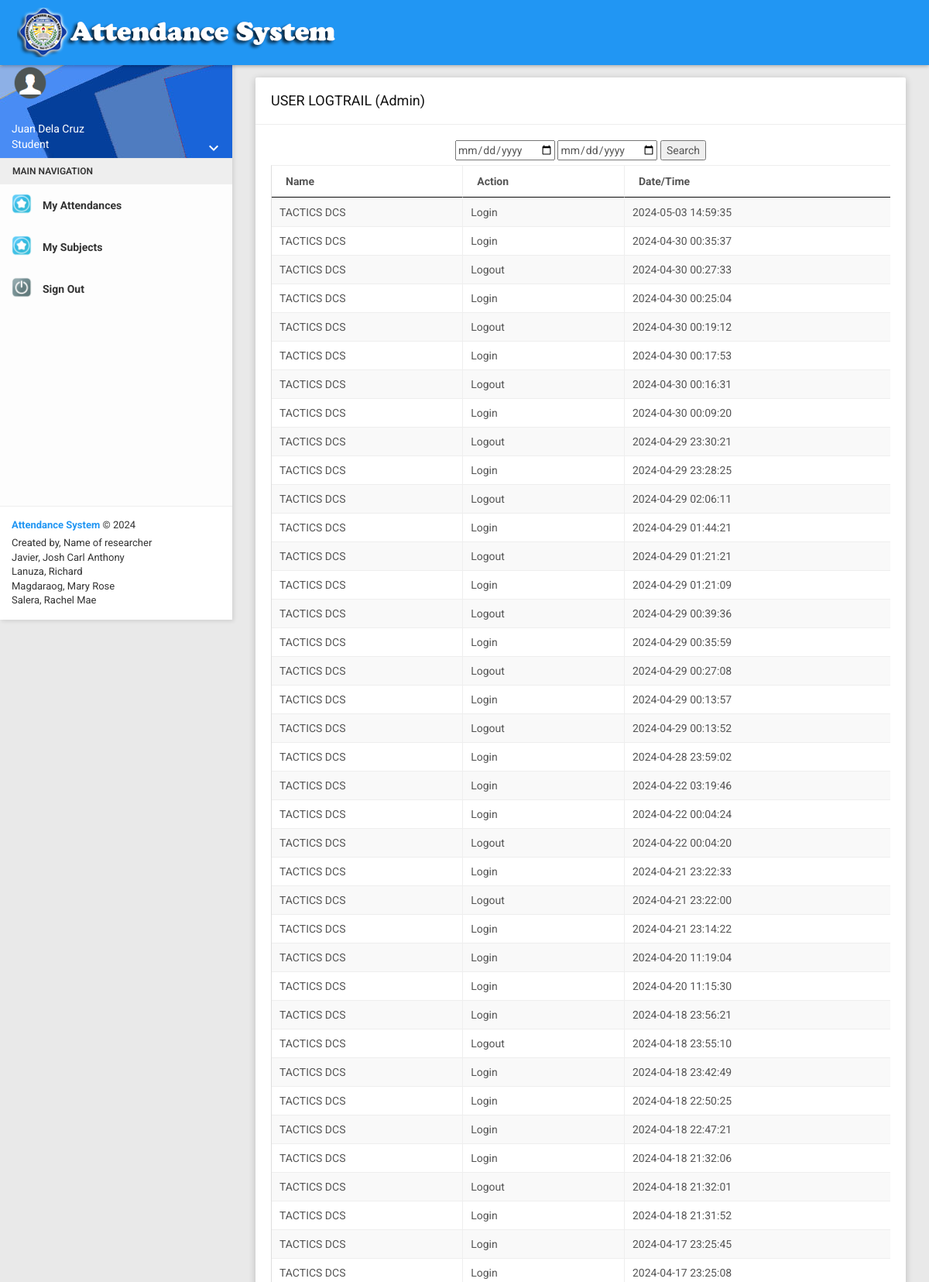
Screenshot of /main/ualt.php?type=Admin (signed in, upper part) with the database file from the repository.
### tables this page shows
CREATE TABLE `tbl_ualt` (
  `id` int(11) NOT NULL,
  `user_id` int(11) NOT NULL,
  `type` text NOT NULL,
  `action` text NOT NULL,
  `created_at` datetime NOT NULL DEFAULT current_timestamp()
);

### config.php (called while the page is built, shortened)
<?php
function db_connect()
{
  $hostname="localhost";
  $username="root";
  $password="";
  $dbname="webfaceattendancedb";
    $db = new PDO("mysql:host=$hostname;dbname=$dbname", $username, $password);
    $db->setAttribute(PDO::ATTR_ERRMODE, PDO::ERRMODE_EXCEPTION);
    return $db;
}
function my_query($qry)
{
    $db = db_connect();
    $query = $qry;
    $value = $db->query($query);
    return $value;
}
?>

### main/ualt.php (the view, shortened to what this page needs)
<?php include_once('layout/head.php'); ?>
<section class="content">
    <div class="container-fluid">
        <div class="row clearfix">
            <div class="col-lg-12 col-md-12 col-sm-12 col-xs-12">
                <div class="card">
                    <div class="header">
                        <h2>
                            USER LOGTRAIL (<?php echo $type = $_GET['type']; ?>)
                        </h2>
                    </div>
                    <div class="body">
                        <div align="center">
                            <form action="" method="GET">
                                <input type="date" name="dtFrom" value="<?php if (isset($_GET['dtFrom'])) {
                                    echo $_GET['dtFrom'];
                                } ?>">
                                <input type="date" name="dtTo" value="<?php if (isset($_GET['dtTo'])) {
                                    echo $_GET['dtTo'];
                                } ?>">
                                <input type="submit" value="Search">
                            </form>
                        </div>
                        <div class="table-responsive" id="printableArea">
                            <table class="table table-bordered table-striped table-hover js-basic-example dataTable">
                                <thead>
                                <tr>
                                    <th>Name</th>
                                    <th>Action</th>
                                    <th>Date/Time</th>
                                </tr>
                                </thead>
                                <tbody>
                                <?php
                                $type = $_GET['type'];
                                  if(isset($_GET['dtFrom'])){
                                 $dtfrom = $_GET['dtFrom'];
                                 $dtto = $_GET['dtTo'];
                                $date=" AND ul.created_at BETWEEN '$dtfrom' AND '$dtto'";
                             }else{
                                 $date='';
                             }
                                $result = my_query("SELECT *,CONCAT(fname,' ',lname)fullname,ul.id as id FROM tbl_ualt ul INNER JOIN tbl_users  u ON ul.user_id=u.id WHERE   type='$type'  $date  ORDER BY ul.id DESC");
                                for ($i = 1; $row = $result->fetch(); $i++) { ?>
                                    <tr>
                                        <td><?php echo $row['fullname']; ?></td>
                                        <td><?php echo $row['action']; ?></td>
                                        <td><?php echo $row['created_at']; ?></td>
                                    </tr>
                                <?php } ?>
                                </tbody>
                            </table>
                        </div>
                    </div>
                </div>
            </div>
        </div>
    </div>
</section>
<?php include_once('layout/footer.php'); ?>

### rows the page displays
tbl_ualt: fullname "TACTICS DCS", action "Login", created_at "2024-05-03 14:59:35"
tbl_ualt: fullname "TACTICS DCS", action "Login", created_at "2024-04-30 00:35:37"
tbl_ualt: fullname "TACTICS DCS", action "Logout", created_at "2024-04-30 00:27:33"
tbl_ualt: fullname "TACTICS DCS", action "Login", created_at "2024-04-30 00:25:04"
tbl_ualt: fullname "TACTICS DCS", action "Logout", created_at "2024-04-30 00:19:12"
tbl_ualt: fullname "TACTICS DCS", action "Login", created_at "2024-04-30 00:17:53"
tbl_ualt: fullname "TACTICS DCS", action "Logout", created_at "2024-04-30 00:16:31"
tbl_ualt: fullname "TACTICS DCS", action "Login", created_at "2024-04-30 00:09:20"
tbl_ualt: fullname "TACTICS DCS", action "Logout", created_at "2024-04-29 23:30:21"
tbl_ualt: fullname "TACTICS DCS", action "Login", created_at "2024-04-29 23:28:25"
tbl_ualt: fullname "TACTICS DCS", action "Logout", created_at "2024-04-29 02:06:11"
tbl_ualt: fullname "TACTICS DCS", action "Login", created_at "2024-04-29 01:44:21"
tbl_ualt: fullname "TACTICS DCS", action "Logout", created_at "2024-04-29 01:21:21"
tbl_ualt: fullname "TACTICS DCS", action "Login", created_at "2024-04-29 01:21:09"
tbl_ualt: fullname "TACTICS DCS", action "Logout", created_at "2024-04-29 00:39:36"
tbl_ualt: fullname "TACTICS DCS", action "Login", created_at "2024-04-29 00:35:59"
tbl_ualt: fullname "TACTICS DCS", action "Logout", created_at "2024-04-29 00:27:08"
tbl_ualt: fullname "TACTICS DCS", action "Login", created_at "2024-04-29 00:13:57"
tbl_ualt: fullname "TACTICS DCS", action "Logout", created_at "2024-04-29 00:13:52"
tbl_ualt: fullname "TACTICS DCS", action "Login", created_at "2024-04-28 23:59:02"
tbl_ualt: fullname "TACTICS DCS", action "Login", created_at "2024-04-22 03:19:46"
tbl_ualt: fullname "TACTICS DCS", action "Login", created_at "2024-04-22 00:04:24"
tbl_ualt: fullname "TACTICS DCS", action "Logout", created_at "2024-04-22 00:04:20"
tbl_ualt: fullname "TACTICS DCS", action "Login", created_at "2024-04-21 23:22:33"
tbl_ualt: fullname "TACTICS DCS", action "Logout", created_at "2024-04-21 23:22:00"
tbl_ualt: fullname "TACTICS DCS", action "Login", created_at "2024-04-21 23:14:22"
tbl_ualt: fullname "TACTICS DCS", action "Login", created_at "2024-04-20 11:19:04"
tbl_ualt: fullname "TACTICS DCS", action "Login", created_at "2024-04-20 11:15:30"
tbl_ualt: fullname "TACTICS DCS", action "Login", created_at "2024-04-18 23:56:21"
tbl_ualt: fullname "TACTICS DCS", action "Logout", created_at "2024-04-18 23:55:10"
tbl_ualt: fullname "TACTICS DCS", action "Login", created_at "2024-04-18 23:42:49"
tbl_ualt: fullname "TACTICS DCS", action "Login", created_at "2024-04-18 22:50:25"
tbl_ualt: fullname "TACTICS DCS", action "Login", created_at "2024-04-18 22:47:21"
tbl_ualt: fullname "TACTICS DCS", action "Login", created_at "2024-04-18 21:32:06"
tbl_ualt: fullname "TACTICS DCS", action "Logout", created_at "2024-04-18 21:32:01"
tbl_ualt: fullname "TACTICS DCS", action "Login", created_at "2024-04-18 21:31:52"
tbl_ualt: fullname "TACTICS DCS", action "Login", created_at "2024-04-17 23:25:45"
tbl_ualt: fullname "TACTICS DCS", action "Login", created_at "2024-04-17 23:25:08"

### other values shown
$_SESSION['name'] "Juan Dela Cruz"
$user_role "Student"
$attendancesLabel "My Attendances"
$subjectsLabel "My Subjects"
$system_title "Attendance System"
$type = $_GET['type'] "Admin"
